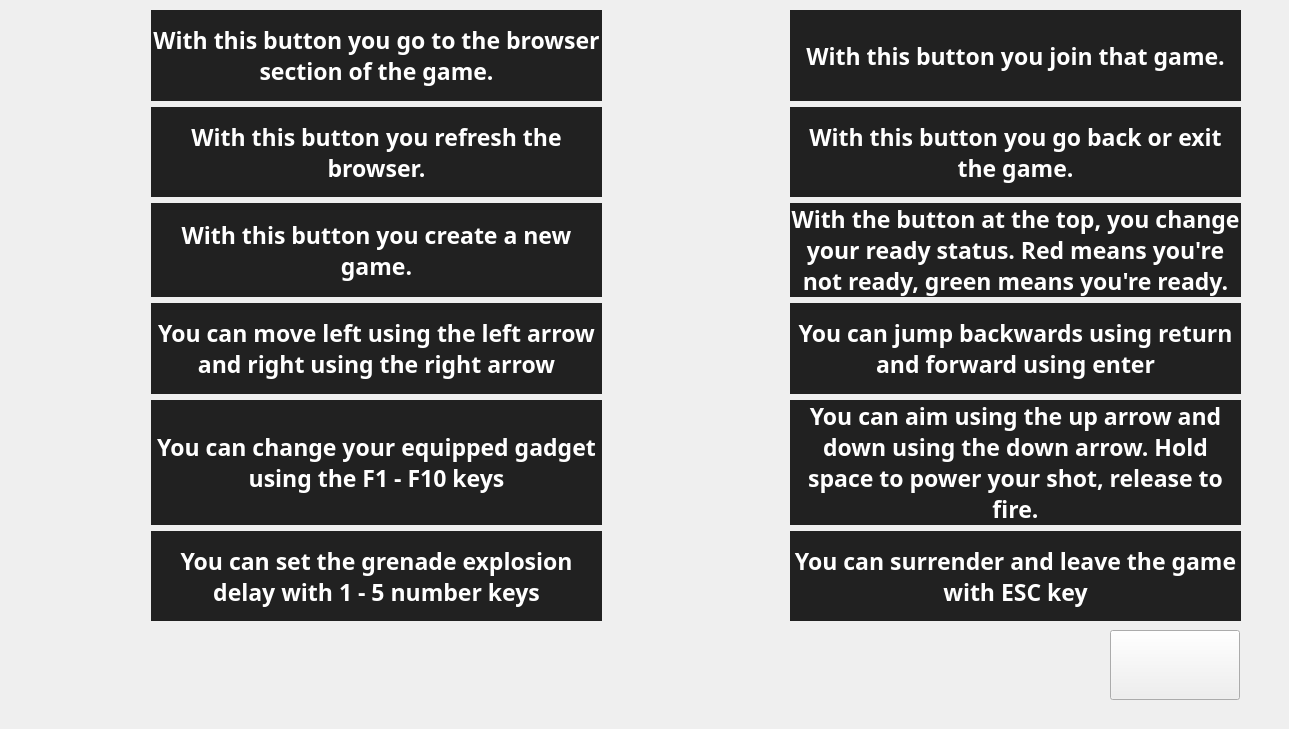
    <widget class="QWidget" name="help">
     <widget class="QWidget" name="verticalLayoutWidget">
      <property name="geometry">
       <rect>
        <x>10</x>
        <y>10</y>
        <width>1231</width>
        <height>611</height>
       </rect>
      </property>
      <layout class="QVBoxLayout" name="verticalLayout_2">
       <item>
        <layout class="QHBoxLayout" name="horizontalLayout_4" stretch="3,10,0,3,10">
         <item>
          <widget class="QLabel" name="play_image">
           <property name="styleSheet">
            <string notr="true">border-image: url(:/images/play.png)</string>
           </property>
           <property name="text">
            <string/>
           </property>
          </widget>
         </item>
         <item>
          <widget class="QLabel" name="play_help">
           <property name="font">
            <font>
             <family>Sans Serif</family>
             <pointsize>17</pointsize>
             <bold>true</bold>
            </font>
           </property>
           <property name="layoutDirection">
            <enum>Qt::LeftToRight</enum>
           </property>
           <property name="styleSheet">
            <string notr="true">border: 0px;
background-color: rgba(0, 0, 0, 220); color: white;</string>
           </property>
           <property name="text">
            <string>With this button you go to the browser section of the game.</string>
           </property>
           <property name="textFormat">
            <enum>Qt::AutoText</enum>
           </property>
           <property name="scaledContents">
            <bool>false</bool>
           </property>
           <property name="alignment">
            <set>Qt::AlignCenter</set>
           </property>
           <property name="wordWrap">
            <bool>true</bool>
           </property>
           <property name="textInteractionFlags">
            <set>Qt::LinksAccessibleByMouse</set>
           </property>
          </widget>
         </item>
         <item>
          <spacer name="horizontalSpacer">
           <property name="orientation">
            <enum>Qt::Horizontal</enum>
           </property>
           <property name="sizeHint" stdset="0">
            <size>
             <width>40</width>
             <height>20</height>
            </size>
           </property>
          </spacer>
         </item>
         <item>
          <widget class="QLabel" name="joingame_image">
           <property name="styleSheet">
            <string notr="true">border-image: url(:/images/joinGame.bmp)</string>
           </property>
           <property name="text">
            <string/>
           </property>
          </widget>
         </item>
         <item>
          <widget class="QLabel" name="joingame_help">
           <property name="font">
            <font>
             <family>Sans Serif</family>
             <pointsize>17</pointsize>
             <bold>true</bold>
            </font>
           </property>
           <property name="layoutDirection">
            <enum>Qt::LeftToRight</enum>
           </property>
           <property name="styleSheet">
            <string notr="true">border: 0px;
background-color: rgba(0, 0, 0, 220); color: white;</string>
           </property>
           <property name="text">
            <string>With this button you join that game.</string>
           </property>
           <property name="textFormat">
            <enum>Qt::AutoText</enum>
           </property>
           <property name="scaledContents">
            <bool>false</bool>
           </property>
           <property name="alignment">
            <set>Qt::AlignCenter</set>
           </property>
           <property name="wordWrap">
            <bool>true</bool>
           </property>
           <property name="textInteractionFlags">
            <set>Qt::LinksAccessibleByMouse</set>
           </property>
          </widget>
         </item>
        </layout>
       </item>
       <item>
        <layout class="QHBoxLayout" name="horizontalLayout_7" stretch="3,10,0,3,10">
         <item>
          <widget class="QLabel" name="refresh_image">
           <property name="styleSheet">
            <string notr="true">border-image: url(:/images/refresh.bmp)</string>
           </property>
           <property name="text">
            <string/>
           </property>
          </widget>
         </item>
         <item>
          <widget class="QLabel" name="refresh_help">
           <property name="font">
            <font>
             <family>Sans Serif</family>
             <pointsize>17</pointsize>
             <bold>true</bold>
            </font>
           </property>
           <property name="layoutDirection">
            <enum>Qt::LeftToRight</enum>
           </property>
           <property name="styleSheet">
            <string notr="true">border: 0px;
background-color: rgba(0, 0, 0, 220); color: white;</string>
           </property>
           <property name="text">
            <string>With this button you refresh the browser.</string>
           </property>
           <property name="textFormat">
            <enum>Qt::AutoText</enum>
           </property>
           <property name="scaledContents">
            <bool>false</bool>
           </property>
           <property name="alignment">
            <set>Qt::AlignCenter</set>
           </property>
           <property name="wordWrap">
            <bool>true</bool>
           </property>
           <property name="textInteractionFlags">
            <set>Qt::LinksAccessibleByMouse</set>
           </property>
          </widget>
         </item>
         <item>
          <spacer name="horizontalSpacer_5">
           <property name="orientation">
            <enum>Qt::Horizontal</enum>
           </property>
           <property name="sizeHint" stdset="0">
            <size>
             <width>40</width>
             <height>20</height>
            </size>
           </property>
          </spacer>
         </item>
         <item>
          <widget class="QLabel" name="quit_image">
           <property name="styleSheet">
            <string notr="true">border-image: url(:/images/goBack.bmp)</string>
           </property>
           <property name="text">
            <string/>
           </property>
          </widget>
         </item>
         <item>
          <widget class="QLabel" name="quit_help">
           <property name="font">
            <font>
             <family>Sans Serif</family>
             <pointsize>17</pointsize>
             <bold>true</bold>
            </font>
           </property>
           <property name="layoutDirection">
            <enum>Qt::LeftToRight</enum>
           </property>
           <property name="styleSheet">
            <string notr="true">border: 0px;
background-color: rgba(0, 0, 0, 220); color: white;</string>
           </property>
           <property name="text">
            <string>With this button you go back or exit the game.</string>
           </property>
           <property name="textFormat">
            <enum>Qt::AutoText</enum>
           </property>
           <property name="scaledContents">
            <bool>false</bool>
           </property>
           <property name="alignment">
            <set>Qt::AlignCenter</set>
           </property>
           <property name="wordWrap">
            <bool>true</bool>
           </property>
           <property name="textInteractionFlags">
            <set>Qt::LinksAccessibleByMouse</set>
           </property>
          </widget>
         </item>
        </layout>
       </item>
       <item>
        <layout class="QHBoxLayout" name="horizontalLayout_8" stretch="3,10,0,3,10">
         <item>
          <widget class="QLabel" name="create_image">
           <property name="styleSheet">
            <string notr="true">border-image: url(:/images/create.bmp)</string>
           </property>
           <property name="text">
            <string/>
           </property>
          </widget>
         </item>
         <item>
          <widget class="QLabel" name="create_help">
           <property name="font">
            <font>
             <family>Sans Serif</family>
             <pointsize>17</pointsize>
             <bold>true</bold>
            </font>
           </property>
           <property name="layoutDirection">
            <enum>Qt::LeftToRight</enum>
           </property>
           <property name="styleSheet">
            <string notr="true">border: 0px;
background-color: rgba(0, 0, 0, 220); color: white;</string>
           </property>
           <property name="text">
            <string>With this button you create a new game.</string>
           </property>
           <property name="textFormat">
            <enum>Qt::AutoText</enum>
           </property>
           <property name="scaledContents">
            <bool>false</bool>
           </property>
           <property name="alignment">
            <set>Qt::AlignCenter</set>
           </property>
           <property name="wordWrap">
            <bool>true</bool>
           </property>
           <property name="textInteractionFlags">
            <set>Qt::LinksAccessibleByMouse</set>
           </property>
          </widget>
         </item>
         <item>
          <spacer name="horizontalSpacer_6">
           <property name="orientation">
            <enum>Qt::Horizontal</enum>
           </property>
           <property name="sizeHint" stdset="0">
            <size>
             <width>40</width>
             <height>20</height>
            </size>
           </property>
          </spacer>
         </item>
         <item>
          <layout class="QVBoxLayout" name="readyLayout">
           <item>
            <widget class="QLabel" name="setready_image">
             <property name="styleSheet">
              <string notr="true">border-image: url(:/images/setReady.png)</string>
             </property>
             <property name="text">
              <string/>
             </property>
            </widget>
           </item>
           <item>
            <widget class="QLabel" name="notready_image">
             <property name="styleSheet">
              <string notr="true">border-image: url(:/images/notReady.png)</string>
             </property>
             <property name="text">
              <string/>
             </property>
            </widget>
           </item>
           <item>
            <widget class="QLabel" name="ready_image">
             <property name="styleSheet">
              <string notr="true">border-image: url(:/images/ready.png)</string>
             </property>
             <property name="text">
              <string/>
             </property>
            </widget>
           </item>
          </layout>
         </item>
         <item>
          <widget class="QLabel" name="ready_help">
           <property name="font">
            <font>
             <family>Sans Serif</family>
             <pointsize>17</pointsize>
             <bold>true</bold>
            </font>
           </property>
           <property name="layoutDirection">
            <enum>Qt::LeftToRight</enum>
           </property>
           <property name="styleSheet">
            <string notr="true">border: 0px;
background-color: rgba(0, 0, 0, 220); color: white;</string>
           </property>
           <property name="text">
            <string>With the button at the top, you change your ready status. Red means you're not ready, green means you're ready.</string>
           </property>
           <property name="textFormat">
            <enum>Qt::AutoText</enum>
           </property>
           <property name="scaledContents">
            <bool>false</bool>
           </property>
           <property name="alignment">
            <set>Qt::AlignCenter</set>
           </property>
           <property name="wordWrap">
            <bool>true</bool>
           </property>
           <property name="textInteractionFlags">
            <set>Qt::LinksAccessibleByMouse</set>
           </property>
          </widget>
         </item>
        </layout>
       </item>
       <item>
        <layout class="QHBoxLayout" name="horizontalLayout_6" stretch="3,10,0,3,10">
         <item>
          <widget class="QLabel" name="move_image">
           <property name="styleSheet">
            <string notr="true">border-image: url(:/images/move.png)</string>
           </property>
           <property name="text">
            <string/>
           </property>
          </widget>
         </item>
         <item>
          <widget class="QLabel" name="move_help">
           <property name="font">
            <font>
             <family>Sans Serif</family>
             <pointsize>17</pointsize>
             <bold>true</bold>
            </font>
           </property>
           <property name="layoutDirection">
            <enum>Qt::LeftToRight</enum>
           </property>
           <property name="styleSheet">
            <string notr="true">border: 0px;
background-color: rgba(0, 0, 0, 220); color: white;</string>
           </property>
           <property name="text">
            <string>You can move left using the left arrow and right using the right arrow</string>
           </property>
           <property name="textFormat">
            <enum>Qt::AutoText</enum>
           </property>
           <property name="scaledContents">
            <bool>false</bool>
           </property>
           <property name="alignment">
            <set>Qt::AlignCenter</set>
           </property>
           <property name="wordWrap">
            <bool>true</bool>
           </property>
           <property name="textInteractionFlags">
            <set>Qt::LinksAccessibleByMouse</set>
           </property>
          </widget>
         </item>
         <item>
          <spacer name="horizontalSpacer_4">
           <property name="orientation">
            <enum>Qt::Horizontal</enum>
           </property>
           <property name="sizeHint" stdset="0">
            <size>
             <width>40</width>
             <height>20</height>
            </size>
           </property>
          </spacer>
         </item>
         <item>
          <widget class="QLabel" name="jump_image">
           <property name="styleSheet">
            <string notr="true">border-image: url(:/images/jump.png)</string>
           </property>
           <property name="text">
            <string/>
           </property>
          </widget>
         </item>
         <item>
          <widget class="QLabel" name="jump_help">
           <property name="font">
            <font>
             <family>Sans Serif</family>
             <pointsize>17</pointsize>
             <bold>true</bold>
            </font>
           </property>
           <property name="layoutDirection">
            <enum>Qt::LeftToRight</enum>
           </property>
           <property name="styleSheet">
            <string notr="true">border: 0px;
background-color: rgba(0, 0, 0, 220); color: white;</string>
           </property>
           <property name="text">
            <string>You can jump backwards using return and forward using enter</string>
           </property>
           <property name="textFormat">
            <enum>Qt::AutoText</enum>
           </property>
           <property name="scaledContents">
            <bool>false</bool>
           </property>
           <property name="alignment">
            <set>Qt::AlignCenter</set>
           </property>
           <property name="wordWrap">
            <bool>true</bool>
           </property>
           <property name="textInteractionFlags">
            <set>Qt::LinksAccessibleByMouse</set>
           </property>
          </widget>
         </item>
        </layout>
       </item>
       <item>
        <layout class="QHBoxLayout" name="horizontalLayout_5" stretch="3,10,0,3,10">
         <item>
          <widget class="QLabel" name="gadget_image">
           <property name="styleSheet">
            <string notr="true">border-image: url(:/images/changeGadget.png)</string>
           </property>
           <property name="text">
            <string/>
           </property>
          </widget>
         </item>
         <item>
          <widget class="QLabel" name="gadget_help">
           <property name="font">
            <font>
             <family>Sans Serif</family>
             <pointsize>17</pointsize>
             <bold>true</bold>
            </font>
           </property>
           <property name="layoutDirection">
            <enum>Qt::LeftToRight</enum>
           </property>
           <property name="styleSheet">
            <string notr="true">border: 0px;
background-color: rgba(0, 0, 0, 220); color: white;</string>
           </property>
           <property name="text">
            <string>You can change your equipped gadget using the F1 - F10 keys</string>
           </property>
           <property name="textFormat">
            <enum>Qt::AutoText</enum>
           </property>
           <property name="scaledContents">
            <bool>false</bool>
           </property>
           <property name="alignment">
            <set>Qt::AlignCenter</set>
           </property>
           <property name="wordWrap">
            <bool>true</bool>
           </property>
           <property name="textInteractionFlags">
            <set>Qt::LinksAccessibleByMouse</set>
           </property>
          </widget>
         </item>
         <item>
          <spacer name="horizontalSpacer_3">
           <property name="orientation">
            <enum>Qt::Horizontal</enum>
           </property>
           <property name="sizeHint" stdset="0">
            <size>
             <width>40</width>
             <height>20</height>
            </size>
           </property>
          </spacer>
         </item>
         <item>
          <widget class="QLabel" name="aim_image">
           <property name="styleSheet">
            <string notr="true">border-image: url(:/images/aim.png)</string>
           </property>
           <property name="text">
            <string/>
           </property>
          </widget>
         </item>
         <item>
          <widget class="QLabel" name="aim_help">
           <property name="font">
            <font>
             <family>Sans Serif</family>
             <pointsize>17</pointsize>
             <bold>true</bold>
            </font>
           </property>
           <property name="layoutDirection">
            <enum>Qt::LeftToRight</enum>
           </property>
           <property name="styleSheet">
            <string notr="true">border: 0px;
background-color: rgba(0, 0, 0, 220); color: white;</string>
           </property>
           <property name="text">
            <string>You can aim using the up arrow and down using the down arrow. Hold space to power your shot, release to fire.</string>
           </property>
           <property name="textFormat">
            <enum>Qt::AutoText</enum>
           </property>
           <property name="scaledContents">
            <bool>false</bool>
           </property>
           <property name="alignment">
            <set>Qt::AlignCenter</set>
           </property>
           <property name="wordWrap">
            <bool>true</bool>
           </property>
           <property name="textInteractionFlags">
            <set>Qt::LinksAccessibleByMouse</set>
           </property>
          </widget>
         </item>
        </layout>
       </item>
       <item>
        <layout class="QHBoxLayout" name="horizontalLayout_11" stretch="3,10,0,3,10">
         <item>
          <widget class="QLabel" name="delay_image">
           <property name="styleSheet">
            <string notr="true">border-image: url(:/images/countdown.png)</string>
           </property>
           <property name="text">
            <string/>
           </property>
          </widget>
         </item>
         <item>
          <widget class="QLabel" name="delay_help">
           <property name="font">
            <font>
             <family>Sans Serif</family>
             <pointsize>17</pointsize>
             <bold>true</bold>
            </font>
           </property>
           <property name="layoutDirection">
            <enum>Qt::LeftToRight</enum>
           </property>
           <property name="styleSheet">
            <string notr="true">border: 0px;
background-color: rgba(0, 0, 0, 220); color: white;</string>
           </property>
           <property name="text">
            <string>You can set the grenade explosion delay with 1 - 5 number keys</string>
           </property>
           <property name="textFormat">
            <enum>Qt::AutoText</enum>
           </property>
           <property name="scaledContents">
            <bool>false</bool>
           </property>
           <property name="alignment">
            <set>Qt::AlignCenter</set>
           </property>
           <property name="wordWrap">
            <bool>true</bool>
           </property>
           <property name="textInteractionFlags">
            <set>Qt::LinksAccessibleByMouse</set>
           </property>
          </widget>
         </item>
         <item>
          <spacer name="horizontalSpacer_2">
           <property name="orientation">
            <enum>Qt::Horizontal</enum>
           </property>
           <property name="sizeHint" stdset="0">
            <size>
             <width>40</width>
             <height>20</height>
            </size>
           </property>
          </spacer>
         </item>
         <item>
          <widget class="QLabel" name="surrender_image">
           <property name="styleSheet">
            <string notr="true">border-image: url(:/images/exitGame.png)</string>
           </property>
           <property name="text">
            <string/>
           </property>
          </widget>
         </item>
         <item>
          <widget class="QLabel" name="surrender_help">
           <property name="font">
            <font>
             <family>Sans Serif</family>
             <pointsize>17</pointsize>
             <bold>true</bold>
            </font>
           </property>
           <property name="layoutDirection">
            <enum>Qt::LeftToRight</enum>
           </property>
           <property name="styleSheet">
            <string notr="true">border: 0px;
background-color: rgba(0, 0, 0, 220); color: white;</string>
           </property>
           <property name="text">
            <string>You can surrender and leave the game with ESC key</string>
           </property>
           <property name="textFormat">
            <enum>Qt::AutoText</enum>
           </property>
           <property name="scaledContents">
            <bool>false</bool>
           </property>
           <property name="alignment">
            <set>Qt::AlignCenter</set>
           </property>
           <property name="wordWrap">
            <bool>true</bool>
           </property>
           <property name="textInteractionFlags">
            <set>Qt::LinksAccessibleByMouse</set>
           </property>
          </widget>
         </item>
        </layout>
       </item>
      </layout>
     </widget>
     <widget class="QPushButton" name="goMenu_button_2">
      <property name="geometry">
       <rect>
        <x>1110</x>
        <y>630</y>
        <width>130</width>
        <height>70</height>
       </rect>
      </property>
      <property name="sizePolicy">
       <sizepolicy hsizetype="Maximum" vsizetype="Maximum">
        <horstretch>0</horstretch>
        <verstretch>0</verstretch>
       </sizepolicy>
      </property>
      <property name="minimumSize">
       <size>
        <width>130</width>
        <height>70</height>
       </size>
      </property>
      <property name="styleSheet">
       <string notr="true">border-image: url(:/images/goBack.bmp);</string>
      </property>
      <property name="text">
       <string/>
      </property>
     </widget>
     <widget class="QLabel" name="helpMovie">
      <property name="geometry">
       <rect>
        <x>0</x>
        <y>0</y>
        <width>1280</width>
        <height>720</height>
       </rect>
      </property>
      <property name="sizePolicy">
       <sizepolicy hsizetype="Expanding" vsizetype="Expanding">
        <horstretch>0</horstretch>
        <verstretch>0</verstretch>
       </sizepolicy>
      </property>
      <property name="text">
       <string/>
      </property>
     </widget>
    </widget>
